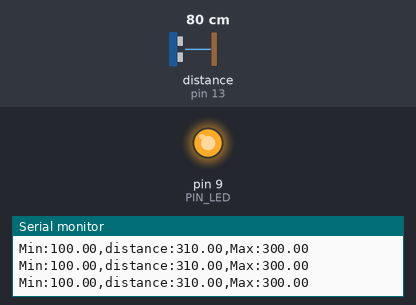
The sketch below on a simulated Arduino Uno, built with avr-gcc and run on an emulated ATmega328P. Parts: output pins drawn as LEDs (lit = HIGH), the last lines printed to the serial monitor. Wiring (inferred from the names in the program): ultrasonic range finder: trigger pin 12; echo pin 13. The test bench sets the inputs (shaded band); at power-on: distance to the obstacle (sensor on pin 13) 80 cm. The echo pulse lasts 58.3 µs per cm; pins used as bus, display or sensor lines are not drawn.

Above: at 1.2 s.
1.3 s: distance to the obstacle (sensor on pin 13) set to 18 cm
At 2.1 s:
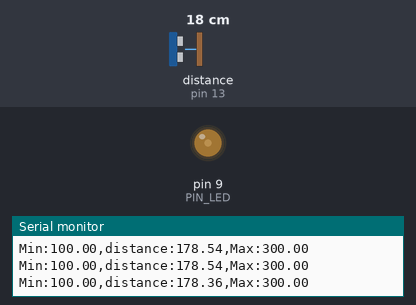
4.3 s: distance to the obstacle (sensor on pin 13) set to 2 cm
At 5.5 s:
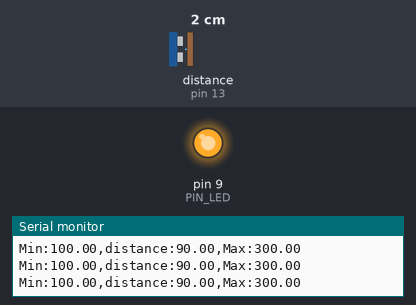
Timing chart, 0 to 7.3 s (numbered marks = the images above; inputs shaded):
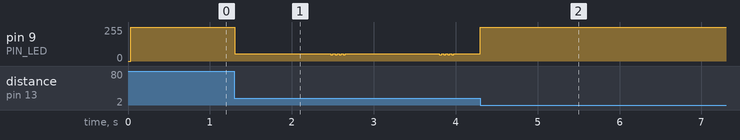

The sketch:

08_example_2.ino
```cpp
// Arduino pin assignment
#define PIN_LED  9
#define PIN_TRIG 12   // sonar sensor TRIGGER
#define PIN_ECHO 13   // sonar sensor ECHO

// configurable parameters
#define SND_VEL 346.0     // sound velocity at 24 celsius degree (unit: m/sec)
#define INTERVAL 25      // sampling interval (unit: msec)
#define PULSE_DURATION 10 // ultra-sound Pulse Duration (unit: usec)
#define _DIST_MIN 100.0   // minimum distance to be measured (unit: mm)
#define _DIST_MAX 300.0   // maximum distance to be measured (unit: mm)

#define TIMEOUT ((INTERVAL / 2) * 1000.0) // maximum echo waiting time (unit: usec)
#define SCALE (0.001 * 0.5 * SND_VEL) // coefficent to convert duration to distance

unsigned long last_sampling_time;   // unit: msec

void setup() {
  // initialize GPIO pins
  pinMode(PIN_LED, OUTPUT);
  pinMode(PIN_TRIG, OUTPUT);  // sonar TRIGGER
  pinMode(PIN_ECHO, INPUT);   // sonar ECHO
  digitalWrite(PIN_TRIG, LOW);  // turn-off Sonar

  // initialize serial port
  Serial.begin(57600);
}

void loop() {
  float distance;

  // wait until next sampling time. // polling
  // millis() returns the number of milliseconds since the program started.
  //    will overflow after 50 days.
  if (millis() < (last_sampling_time + INTERVAL))
    return;

  distance = USS_measure(PIN_TRIG, PIN_ECHO); // read distance

  if ((distance == 0.0) || (distance > _DIST_MAX)) {
      distance = _DIST_MAX + 10.0;    // Set Higher Value
      digitalWrite(PIN_LED, 1);       // LED OFF
  } else if (distance < _DIST_MIN) {
      distance = _DIST_MIN - 10.0;    // Set Lower Value
      digitalWrite(PIN_LED, 1);       // LED OFF
  } else {    // In desired Range
      digitalWrite(PIN_LED, 0);       // LED ON
  }

  float b = 0.0;
  if (distance >= 100.0 && distance <= 200.0) {
    b = (distance - 100.0) / 100.0;
  } else if (distance > 200.0 && distance <= 300.0) {
    b = (300.0 - distance) / 100.0;
  } else {
    b = 0.0;
  }
  int pwm = (int)round(255.0 *(1.0-constrain(b, 0.0, 1.0)));
  analogWrite(PIN_LED,pwm);

  // output the distance to the serial port
  Serial.print("Min:");        Serial.print(_DIST_MIN);
  Serial.print(",distance:");  Serial.print(distance);
  Serial.print(",Max:");       Serial.print(_DIST_MAX);
  Serial.println("");

  // do something here
  // delay(50); // Assume that it takes 50ms to do something.

  // update last sampling time
  last_sampling_time += INTERVAL;
}

// get a distance reading from USS. return value is in millimeter.
float USS_measure(int TRIG, int ECHO)
{
  digitalWrite(TRIG, HIGH);
  delayMicroseconds(PULSE_DURATION);
  digitalWrite(TRIG, LOW);

  return pulseIn(ECHO, HIGH, TIMEOUT) * SCALE; // unit: mm

  // Pulse duration to distance conversion example (target distance = 17.3m)
  // - pulseIn(ECHO, HIGH, timeout) returns microseconds (음파의 왕복 시간)
  // - 편도 거리 = (pulseIn() / 1,000,000) * SND_VEL / 2 (미터 단위)
  //   mm 단위로 하려면 * 1,000이 필요 ==>  SCALE = 0.001 * 0.5 * SND_VEL
  //
  // - 예, pusseIn()이 100,000 이면 (= 0.1초, 왕복 거리 34.6m)
  //        = 100,000 micro*sec * 0.001 milli/micro * 0.5 * 346 meter/sec
  //        = 100,000 * 0.001 * 0.5 * 346
  //        = 17,300 mm  ==> 17.3m
}
```

Measured:
- after the input at 1.3 s, pin 9 (PIN_LED): goes 55/255 1.2 s, 3 × (46/255 0.03 s, 55/255 0.02 s), 46/255 0.02 s, 55/255 1.1 s, 3 × (46/255 0.03 s, 55/255 0.02 s), 46/255 0.02 s, then 55/255, starting at once
- after the input at 4.3 s, pin 9 (PIN_LED): 55/255 → 255/255 at once
